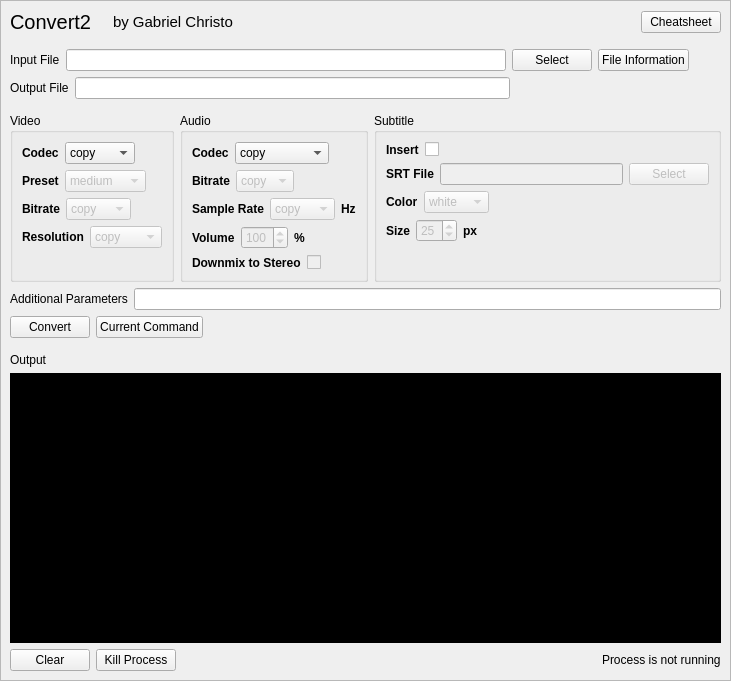
<?xml version="1.0" encoding="UTF-8"?>
<ui version="4.0">
 <class>mainWidget</class>
 <widget class="QWidget" name="mainWidget">
  <property name="geometry">
   <rect>
    <x>0</x>
    <y>0</y>
    <width>731</width>
    <height>681</height>
   </rect>
  </property>
  <property name="windowTitle">
   <string>Form</string>
  </property>
  <property name="styleSheet">
   <string notr="true"/>
  </property>
  <widget class="QScrollArea" name="scrollArea">
   <property name="geometry">
    <rect>
     <x>0</x>
     <y>0</y>
     <width>731</width>
     <height>681</height>
    </rect>
   </property>
   <property name="styleSheet">
    <string notr="true"/>
   </property>
   <property name="widgetResizable">
    <bool>true</bool>
   </property>
   <widget class="QWidget" name="scrollAreaWidgetContents">
    <property name="geometry">
     <rect>
      <x>0</x>
      <y>0</y>
      <width>729</width>
      <height>679</height>
     </rect>
    </property>
    <property name="styleSheet">
     <string notr="true"/>
    </property>
    <layout class="QVBoxLayout" name="verticalLayout_2">
     <item>
      <layout class="QHBoxLayout" name="horizontalLayout">
       <property name="sizeConstraint">
        <enum>QLayout::SetMinimumSize</enum>
       </property>
       <item>
        <widget class="QLabel" name="mainLabel">
         <property name="font">
          <font>
           <pointsize>15</pointsize>
          </font>
         </property>
         <property name="text">
          <string>Convert2</string>
         </property>
        </widget>
       </item>
       <item>
        <spacer name="horizontalSpacer">
         <property name="orientation">
          <enum>Qt::Horizontal</enum>
         </property>
         <property name="sizeType">
          <enum>QSizePolicy::Fixed</enum>
         </property>
         <property name="sizeHint" stdset="0">
          <size>
           <width>15</width>
           <height>20</height>
          </size>
         </property>
        </spacer>
       </item>
       <item>
        <widget class="QLabel" name="nameLabel">
         <property name="font">
          <font>
           <pointsize>11</pointsize>
          </font>
         </property>
         <property name="text">
          <string>by Gabriel Christo</string>
         </property>
        </widget>
       </item>
       <item>
        <spacer name="horizontalSpacer_3">
         <property name="orientation">
          <enum>Qt::Horizontal</enum>
         </property>
         <property name="sizeHint" stdset="0">
          <size>
           <width>40</width>
           <height>20</height>
          </size>
         </property>
        </spacer>
       </item>
       <item>
        <widget class="QPushButton" name="cheatsheetButton">
         <property name="text">
          <string>Cheatsheet</string>
         </property>
        </widget>
       </item>
      </layout>
     </item>
     <item>
      <spacer name="verticalSpacer_2">
       <property name="orientation">
        <enum>Qt::Vertical</enum>
       </property>
       <property name="sizeHint" stdset="0">
        <size>
         <width>20</width>
         <height>8</height>
        </size>
       </property>
      </spacer>
     </item>
     <item>
      <layout class="QVBoxLayout" name="verticalLayout_3">
       <item>
        <layout class="QHBoxLayout" name="horizontalLayout_13">
         <item>
          <widget class="QLabel" name="label_12">
           <property name="text">
            <string>Input File</string>
           </property>
          </widget>
         </item>
         <item>
          <widget class="QLineEdit" name="inputFile">
           <property name="minimumSize">
            <size>
             <width>440</width>
             <height>0</height>
            </size>
           </property>
           <property name="text">
            <string/>
           </property>
          </widget>
         </item>
         <item>
          <widget class="QPushButton" name="selectInputButton">
           <property name="text">
            <string>Select</string>
           </property>
          </widget>
         </item>
         <item>
          <widget class="QPushButton" name="infoButton">
           <property name="text">
            <string>File Information</string>
           </property>
          </widget>
         </item>
         <item>
          <spacer name="horizontalSpacer_4">
           <property name="orientation">
            <enum>Qt::Horizontal</enum>
           </property>
           <property name="sizeHint" stdset="0">
            <size>
             <width>40</width>
             <height>20</height>
            </size>
           </property>
          </spacer>
         </item>
        </layout>
       </item>
       <item>
        <layout class="QHBoxLayout" name="horizontalLayout_14">
         <item>
          <widget class="QLabel" name="label_13">
           <property name="text">
            <string>Output File</string>
           </property>
          </widget>
         </item>
         <item>
          <widget class="QLineEdit" name="outputFile">
           <property name="minimumSize">
            <size>
             <width>435</width>
             <height>0</height>
            </size>
           </property>
          </widget>
         </item>
         <item>
          <spacer name="horizontalSpacer_5">
           <property name="orientation">
            <enum>Qt::Horizontal</enum>
           </property>
           <property name="sizeHint" stdset="0">
            <size>
             <width>40</width>
             <height>20</height>
            </size>
           </property>
          </spacer>
         </item>
        </layout>
       </item>
      </layout>
     </item>
     <item>
      <spacer name="verticalSpacer_3">
       <property name="orientation">
        <enum>Qt::Vertical</enum>
       </property>
       <property name="sizeHint" stdset="0">
        <size>
         <width>20</width>
         <height>7</height>
        </size>
       </property>
      </spacer>
     </item>
     <item>
      <layout class="QHBoxLayout" name="horizontalLayout_11">
       <property name="sizeConstraint">
        <enum>QLayout::SetMaximumSize</enum>
       </property>
       <item>
        <widget class="QGroupBox" name="groupBox">
         <property name="font">
          <font>
           <weight>50</weight>
           <bold>false</bold>
          </font>
         </property>
         <property name="title">
          <string>Video</string>
         </property>
         <layout class="QFormLayout" name="formLayout_2">
          <item row="0" column="0">
           <layout class="QHBoxLayout" name="horizontalLayout_7">
            <item>
             <widget class="QLabel" name="label">
              <property name="font">
               <font>
                <weight>75</weight>
                <bold>true</bold>
               </font>
              </property>
              <property name="text">
               <string>Codec</string>
              </property>
             </widget>
            </item>
            <item>
             <widget class="QComboBox" name="vCodecCombo">
              <item>
               <property name="text">
                <string>copy</string>
               </property>
              </item>
              <item>
               <property name="text">
                <string>libx264</string>
               </property>
              </item>
              <item>
               <property name="text">
                <string>libx265</string>
               </property>
              </item>
              <item>
               <property name="text">
                <string>libxvid</string>
               </property>
              </item>
              <item>
               <property name="text">
                <string>libvpx</string>
               </property>
              </item>
             </widget>
            </item>
           </layout>
          </item>
          <item row="1" column="0">
           <layout class="QHBoxLayout" name="horizontalLayout_8">
            <item>
             <widget class="QLabel" name="label_4">
              <property name="font">
               <font>
                <weight>75</weight>
                <bold>true</bold>
               </font>
              </property>
              <property name="text">
               <string>Preset</string>
              </property>
             </widget>
            </item>
            <item>
             <widget class="QComboBox" name="vPresetCombo">
              <property name="enabled">
               <bool>false</bool>
              </property>
              <item>
               <property name="text">
                <string>medium</string>
               </property>
              </item>
              <item>
               <property name="text">
                <string>ultrafast</string>
               </property>
              </item>
              <item>
               <property name="text">
                <string>superfast</string>
               </property>
              </item>
              <item>
               <property name="text">
                <string>veryfast</string>
               </property>
              </item>
              <item>
               <property name="text">
                <string>faster</string>
               </property>
              </item>
              <item>
               <property name="text">
                <string>fast</string>
               </property>
              </item>
              <item>
               <property name="text">
                <string>slow</string>
               </property>
              </item>
              <item>
               <property name="text">
                <string>slower</string>
               </property>
              </item>
              <item>
               <property name="text">
                <string>veryslow</string>
               </property>
              </item>
             </widget>
            </item>
           </layout>
          </item>
          <item row="2" column="0">
           <layout class="QHBoxLayout" name="horizontalLayout_9">
            <item>
             <widget class="QLabel" name="label_6">
              <property name="font">
               <font>
                <weight>75</weight>
                <bold>true</bold>
               </font>
              </property>
              <property name="text">
               <string>Bitrate</string>
              </property>
             </widget>
            </item>
            <item>
             <widget class="QComboBox" name="vBitrateCombo">
              <property name="enabled">
               <bool>false</bool>
              </property>
              <item>
               <property name="text">
                <string>copy</string>
               </property>
              </item>
              <item>
               <property name="text">
                <string>400k</string>
               </property>
              </item>
              <item>
               <property name="text">
                <string>800k</string>
               </property>
              </item>
              <item>
               <property name="text">
                <string>1200k</string>
               </property>
              </item>
              <item>
               <property name="text">
                <string>2M</string>
               </property>
              </item>
              <item>
               <property name="text">
                <string>3M</string>
               </property>
              </item>
              <item>
               <property name="text">
                <string>4M</string>
               </property>
              </item>
             </widget>
            </item>
           </layout>
          </item>
          <item row="3" column="0">
           <layout class="QHBoxLayout" name="horizontalLayout_17">
            <item>
             <widget class="QLabel" name="label_15">
              <property name="font">
               <font>
                <weight>75</weight>
                <bold>true</bold>
               </font>
              </property>
              <property name="text">
               <string>Resolution</string>
              </property>
             </widget>
            </item>
            <item>
             <widget class="QComboBox" name="resolutionCombo">
              <property name="enabled">
               <bool>false</bool>
              </property>
              <item>
               <property name="text">
                <string>copy</string>
               </property>
              </item>
              <item>
               <property name="text">
                <string>hd1080</string>
               </property>
              </item>
              <item>
               <property name="text">
                <string>hd720</string>
               </property>
              </item>
              <item>
               <property name="text">
                <string>hd480</string>
               </property>
              </item>
              <item>
               <property name="text">
                <string>vga</string>
               </property>
              </item>
              <item>
               <property name="text">
                <string>qvga</string>
               </property>
              </item>
             </widget>
            </item>
           </layout>
          </item>
         </layout>
        </widget>
       </item>
       <item>
        <widget class="QGroupBox" name="groupBox_2">
         <property name="title">
          <string>Audio</string>
         </property>
         <layout class="QFormLayout" name="formLayout">
          <item row="0" column="0">
           <layout class="QHBoxLayout" name="horizontalLayout_6">
            <item>
             <widget class="QLabel" name="label_2">
              <property name="font">
               <font>
                <weight>75</weight>
                <bold>true</bold>
               </font>
              </property>
              <property name="text">
               <string>Codec</string>
              </property>
             </widget>
            </item>
            <item>
             <widget class="QComboBox" name="aCodecCombo">
              <item>
               <property name="text">
                <string>copy</string>
               </property>
              </item>
              <item>
               <property name="text">
                <string>aac</string>
               </property>
              </item>
              <item>
               <property name="text">
                <string>ac3</string>
               </property>
              </item>
              <item>
               <property name="text">
                <string>libvorbis</string>
               </property>
              </item>
              <item>
               <property name="text">
                <string>libopus</string>
               </property>
              </item>
              <item>
               <property name="text">
                <string>libmp3lame</string>
               </property>
              </item>
             </widget>
            </item>
           </layout>
          </item>
          <item row="1" column="0">
           <layout class="QHBoxLayout" name="horizontalLayout_5">
            <item>
             <widget class="QLabel" name="label_5">
              <property name="font">
               <font>
                <weight>75</weight>
                <bold>true</bold>
               </font>
              </property>
              <property name="text">
               <string>Bitrate</string>
              </property>
             </widget>
            </item>
            <item>
             <widget class="QComboBox" name="aBitrateCombo">
              <property name="enabled">
               <bool>false</bool>
              </property>
              <item>
               <property name="text">
                <string>copy</string>
               </property>
              </item>
              <item>
               <property name="text">
                <string>320k</string>
               </property>
              </item>
              <item>
               <property name="text">
                <string>192k</string>
               </property>
              </item>
              <item>
               <property name="text">
                <string>128k</string>
               </property>
              </item>
              <item>
               <property name="text">
                <string>96k</string>
               </property>
              </item>
              <item>
               <property name="text">
                <string>64k</string>
               </property>
              </item>
              <item>
               <property name="text">
                <string>32k</string>
               </property>
              </item>
             </widget>
            </item>
           </layout>
          </item>
          <item row="3" column="0">
           <layout class="QHBoxLayout" name="horizontalLayout_4">
            <item>
             <widget class="QLabel" name="label_9">
              <property name="font">
               <font>
                <weight>75</weight>
                <bold>true</bold>
               </font>
              </property>
              <property name="text">
               <string>Volume</string>
              </property>
             </widget>
            </item>
            <item>
             <widget class="QSpinBox" name="aVolumeSpinbox">
              <property name="enabled">
               <bool>false</bool>
              </property>
              <property name="maximum">
               <number>150</number>
              </property>
              <property name="value">
               <number>100</number>
              </property>
             </widget>
            </item>
            <item>
             <widget class="QLabel" name="label_11">
              <property name="font">
               <font>
                <weight>75</weight>
                <bold>true</bold>
               </font>
              </property>
              <property name="text">
               <string>%</string>
              </property>
             </widget>
            </item>
           </layout>
          </item>
          <item row="4" column="0">
           <layout class="QHBoxLayout" name="horizontalLayout_15">
            <item>
             <widget class="QLabel" name="label_14">
              <property name="font">
               <font>
                <weight>75</weight>
                <bold>true</bold>
               </font>
              </property>
              <property name="text">
               <string>Downmix to Stereo</string>
              </property>
             </widget>
            </item>
            <item>
             <widget class="QCheckBox" name="downmixCheckbox">
              <property name="enabled">
               <bool>false</bool>
              </property>
              <property name="text">
               <string/>
              </property>
             </widget>
            </item>
           </layout>
          </item>
          <item row="2" column="0">
           <layout class="QHBoxLayout" name="horizontalLayout_20">
            <item>
             <widget class="QLabel" name="label_19">
              <property name="font">
               <font>
                <weight>75</weight>
                <bold>true</bold>
               </font>
              </property>
              <property name="text">
               <string>Sample Rate</string>
              </property>
             </widget>
            </item>
            <item>
             <widget class="QComboBox" name="aRateCombobox">
              <property name="enabled">
               <bool>false</bool>
              </property>
              <item>
               <property name="text">
                <string>copy</string>
               </property>
              </item>
              <item>
               <property name="text">
                <string>48000</string>
               </property>
              </item>
              <item>
               <property name="text">
                <string>44100</string>
               </property>
              </item>
              <item>
               <property name="text">
                <string>32000</string>
               </property>
              </item>
              <item>
               <property name="text">
                <string>22050</string>
               </property>
              </item>
              <item>
               <property name="text">
                <string>16000</string>
               </property>
              </item>
              <item>
               <property name="text">
                <string>11025</string>
               </property>
              </item>
              <item>
               <property name="text">
                <string>8000</string>
               </property>
              </item>
             </widget>
            </item>
            <item>
             <widget class="QLabel" name="label_20">
              <property name="font">
               <font>
                <weight>75</weight>
                <bold>true</bold>
               </font>
              </property>
              <property name="text">
               <string>Hz</string>
              </property>
             </widget>
            </item>
           </layout>
          </item>
         </layout>
        </widget>
       </item>
       <item>
        <widget class="QGroupBox" name="groupBox_3">
         <property name="title">
          <string>Subtitle</string>
         </property>
         <layout class="QFormLayout" name="formLayout_3">
          <item row="0" column="0">
           <layout class="QHBoxLayout" name="horizontalLayout_10">
            <item>
             <widget class="QLabel" name="label_7">
              <property name="font">
               <font>
                <weight>75</weight>
                <bold>true</bold>
               </font>
              </property>
              <property name="text">
               <string>Insert</string>
              </property>
             </widget>
            </item>
            <item>
             <widget class="QCheckBox" name="sCheckbox">
              <property name="text">
               <string/>
              </property>
             </widget>
            </item>
           </layout>
          </item>
          <item row="2" column="0">
           <layout class="QHBoxLayout" name="horizontalLayout_18">
            <item>
             <widget class="QLabel" name="label_16">
              <property name="font">
               <font>
                <weight>75</weight>
                <bold>true</bold>
               </font>
              </property>
              <property name="text">
               <string>Color</string>
              </property>
             </widget>
            </item>
            <item>
             <widget class="QComboBox" name="subColorCombo">
              <property name="enabled">
               <bool>false</bool>
              </property>
              <item>
               <property name="text">
                <string>white</string>
               </property>
              </item>
              <item>
               <property name="text">
                <string>yellow</string>
               </property>
              </item>
             </widget>
            </item>
           </layout>
          </item>
          <item row="3" column="0">
           <layout class="QHBoxLayout" name="horizontalLayout_19">
            <item>
             <widget class="QLabel" name="label_17">
              <property name="font">
               <font>
                <weight>75</weight>
                <bold>true</bold>
               </font>
              </property>
              <property name="text">
               <string>Size</string>
              </property>
             </widget>
            </item>
            <item>
             <widget class="QSpinBox" name="subSizeSpinbox">
              <property name="enabled">
               <bool>false</bool>
              </property>
              <property name="minimum">
               <number>1</number>
              </property>
              <property name="maximum">
               <number>50</number>
              </property>
              <property name="value">
               <number>25</number>
              </property>
             </widget>
            </item>
            <item>
             <widget class="QLabel" name="label_18">
              <property name="font">
               <font>
                <weight>75</weight>
                <bold>true</bold>
               </font>
              </property>
              <property name="text">
               <string>px</string>
              </property>
             </widget>
            </item>
           </layout>
          </item>
          <item row="1" column="0" colspan="2">
           <layout class="QHBoxLayout" name="horizontalLayout_3">
            <item>
             <widget class="QLabel" name="label_8">
              <property name="font">
               <font>
                <weight>75</weight>
                <bold>true</bold>
               </font>
              </property>
              <property name="text">
               <string>SRT File</string>
              </property>
             </widget>
            </item>
            <item>
             <widget class="QLineEdit" name="sFilePath">
              <property name="enabled">
               <bool>false</bool>
              </property>
             </widget>
            </item>
            <item>
             <widget class="QPushButton" name="sSelectButton">
              <property name="enabled">
               <bool>false</bool>
              </property>
              <property name="text">
               <string>Select</string>
              </property>
             </widget>
            </item>
           </layout>
          </item>
         </layout>
        </widget>
       </item>
      </layout>
     </item>
     <item>
      <layout class="QHBoxLayout" name="horizontalLayout_2">
       <property name="sizeConstraint">
        <enum>QLayout::SetMinimumSize</enum>
       </property>
       <item>
        <widget class="QLabel" name="label_3">
         <property name="text">
          <string>Additional Parameters</string>
         </property>
        </widget>
       </item>
       <item>
        <widget class="QLineEdit" name="additionalCmd"/>
       </item>
      </layout>
     </item>
     <item>
      <layout class="QHBoxLayout" name="horizontalLayout_12">
       <item>
        <widget class="QPushButton" name="convertButton">
         <property name="text">
          <string>Convert</string>
         </property>
        </widget>
       </item>
       <item>
        <widget class="QPushButton" name="crrtCmdButton">
         <property name="text">
          <string>Current Command</string>
         </property>
        </widget>
       </item>
       <item>
        <spacer name="horizontalSpacer_2">
         <property name="orientation">
          <enum>Qt::Horizontal</enum>
         </property>
         <property name="sizeHint" stdset="0">
          <size>
           <width>40</width>
           <height>20</height>
          </size>
         </property>
        </spacer>
       </item>
      </layout>
     </item>
     <item>
      <spacer name="verticalSpacer">
       <property name="orientation">
        <enum>Qt::Vertical</enum>
       </property>
       <property name="sizeType">
        <enum>QSizePolicy::Expanding</enum>
       </property>
       <property name="sizeHint" stdset="0">
        <size>
         <width>20</width>
         <height>8</height>
        </size>
       </property>
      </spacer>
     </item>
     <item>
      <layout class="QVBoxLayout" name="verticalLayout">
       <item>
        <widget class="QLabel" name="label_10">
         <property name="sizePolicy">
          <sizepolicy hsizetype="Preferred" vsizetype="Minimum">
           <horstretch>0</horstretch>
           <verstretch>0</verstretch>
          </sizepolicy>
         </property>
         <property name="text">
          <string>Output</string>
         </property>
        </widget>
       </item>
       <item>
        <widget class="QTextEdit" name="output">
         <property name="sizePolicy">
          <sizepolicy hsizetype="Preferred" vsizetype="Preferred">
           <horstretch>0</horstretch>
           <verstretch>0</verstretch>
          </sizepolicy>
         </property>
         <property name="minimumSize">
          <size>
           <width>0</width>
           <height>270</height>
          </size>
         </property>
         <property name="font">
          <font>
           <pointsize>9</pointsize>
          </font>
         </property>
         <property name="styleSheet">
          <string notr="true">background-color: rgb(0, 0, 0);
color: rgb(255, 255, 255);</string>
         </property>
         <property name="documentTitle">
          <string notr="true"/>
         </property>
         <property name="undoRedoEnabled">
          <bool>false</bool>
         </property>
         <property name="readOnly">
          <bool>true</bool>
         </property>
         <property name="acceptRichText">
          <bool>false</bool>
         </property>
         <property name="textInteractionFlags">
          <set>Qt::TextSelectableByMouse</set>
         </property>
        </widget>
       </item>
       <item>
        <layout class="QHBoxLayout" name="horizontalLayout_16">
         <item>
          <widget class="QPushButton" name="clearOutputButton">
           <property name="text">
            <string>Clear</string>
           </property>
          </widget>
         </item>
         <item>
          <widget class="QPushButton" name="killButton">
           <property name="text">
            <string>Kill Process</string>
           </property>
          </widget>
         </item>
         <item>
          <spacer name="horizontalSpacer_6">
           <property name="orientation">
            <enum>Qt::Horizontal</enum>
           </property>
           <property name="sizeHint" stdset="0">
            <size>
             <width>40</width>
             <height>20</height>
            </size>
           </property>
          </spacer>
         </item>
         <item>
          <widget class="QLabel" name="ledLabel">
           <property name="minimumSize">
            <size>
             <width>0</width>
             <height>0</height>
            </size>
           </property>
           <property name="text">
            <string/>
           </property>
          </widget>
         </item>
         <item>
          <widget class="QLabel" name="processStatusLabel">
           <property name="minimumSize">
            <size>
             <width>0</width>
             <height>0</height>
            </size>
           </property>
           <property name="text">
            <string>Process is not running</string>
           </property>
          </widget>
         </item>
        </layout>
       </item>
      </layout>
     </item>
    </layout>
   </widget>
  </widget>
 </widget>
 <resources/>
 <connections/>
</ui>
